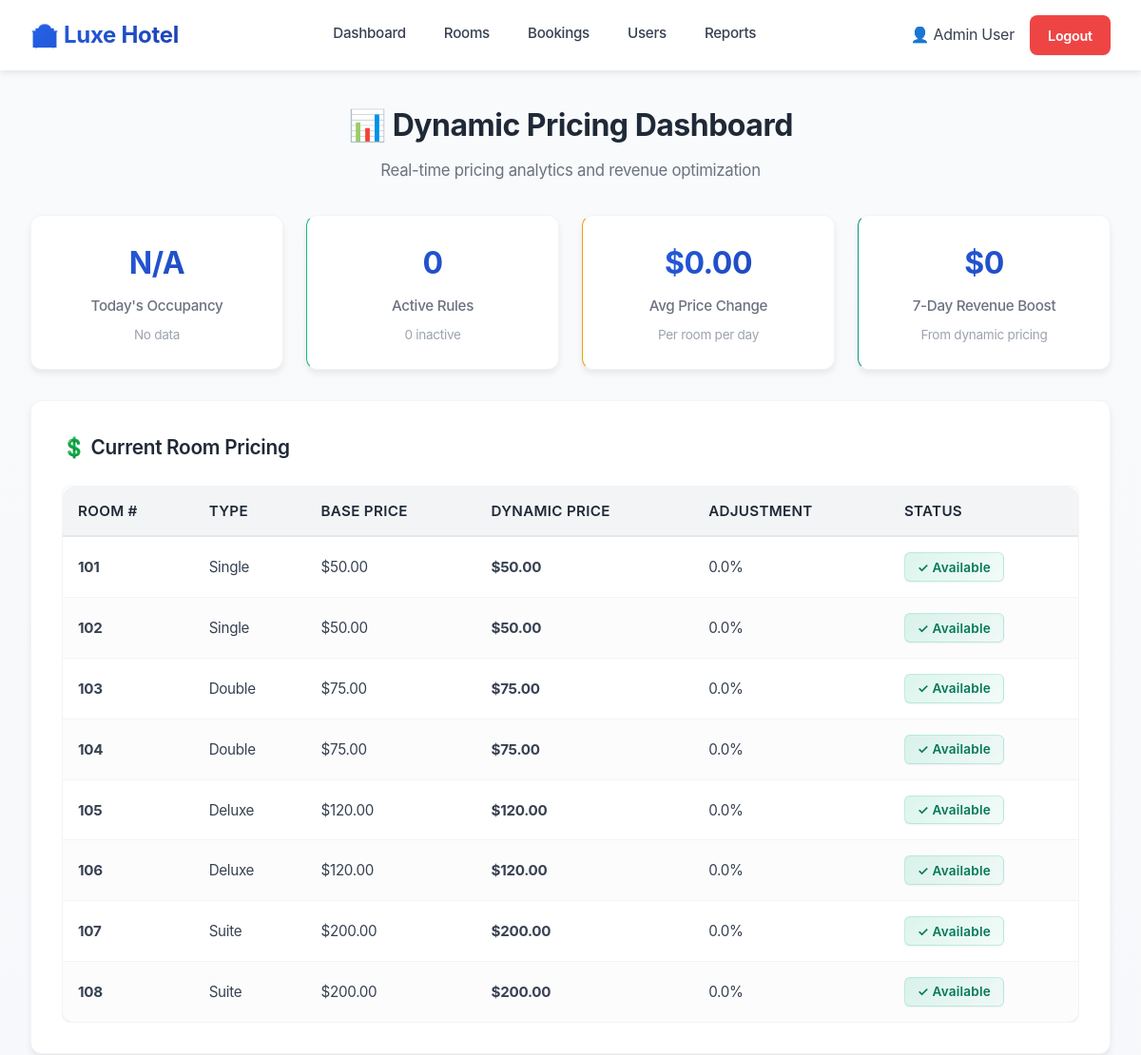
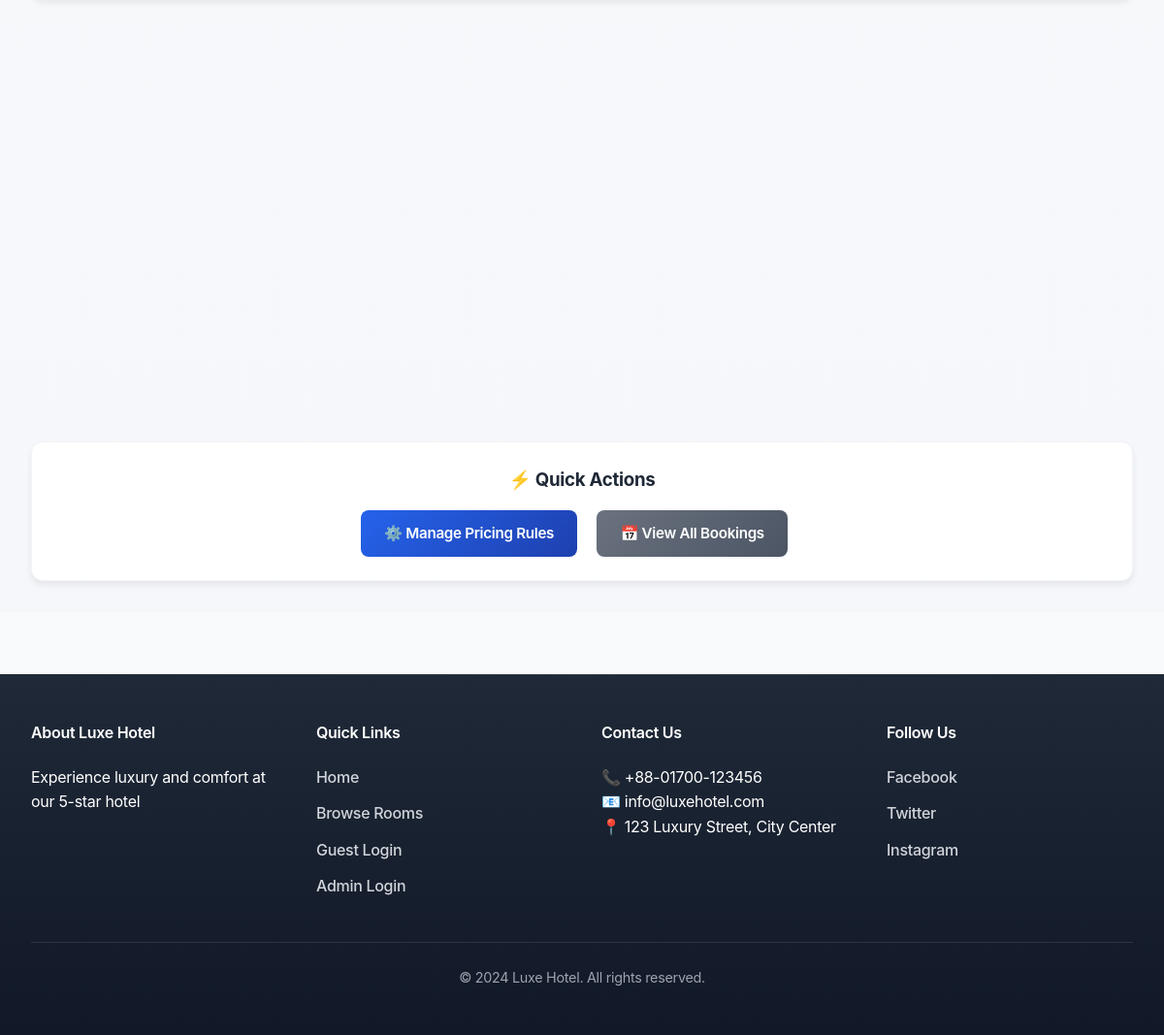
The page /admin/pricing_dashboard.php (signed in) on the database its author committed (2 pictures, top to bottom).
### tables this page shows
CREATE TABLE rooms (
    room_id INT AUTO_INCREMENT PRIMARY KEY,
    room_number VARCHAR(20) UNIQUE NOT NULL,
    room_type VARCHAR(50) NOT NULL,
    price DECIMAL(10, 2) NOT NULL,
    status ENUM('available', 'occupied', 'cleaning') NOT NULL DEFAULT 'available',
    capacity INT NOT NULL DEFAULT 2,
    created_at TIMESTAMP DEFAULT CURRENT_TIMESTAMP
);

### config.php (called while the page is built, shortened)
<?php
function app_url(string $path = ''): string {
    $normalized = ltrim($path, '/');
    $prefix = BASE_PATH === '' ? '' : BASE_PATH;
    return $normalized === '' ? ($prefix === '' ? '/' : $prefix . '/') : $prefix . '/' . $normalized;
}
?>

### admin/pricing_dashboard.php (the view, shortened to what this page needs)
<?php
$pdo = Database::getConnection();
try {
    $stmt = $pdo->query("
        SELECT
            r.room_id,
            r.room_number,
            r.room_type,
            r.price as base_price,
            r.current_dynamic_price,
            ROUND((COALESCE(r.current_dynamic_price, r.price) - r.price) / r.price * 100, 1) as price_change_percent,
            CASE
                WHEN b.booking_id IS NOT NULL THEN 'Occupied'
                ELSE 'Available'
            END as status
        FROM rooms r
        LEFT JOIN bookings b ON r.room_id = b.room_id
            AND b.status IN ('confirmed', 'checked_in')
            AND b.check_in_date <= CURDATE()
            AND b.check_out_date > CURDATE()
        ORDER BY r.room_number
    ");
    $room_pricing = $stmt->fetchAll();
} catch (Exception $e) {
    $room_pricing = [];
}
try {
    $stmt = $pdo->query("
        SELECT occupancy_percent, total_rooms, occupied_rooms
        FROM occupancy_history
        WHERE history_date = CURDATE()
        LIMIT 1
    ");
    $occupancy = $stmt->fetch();
} catch (Exception $e) {
    $occupancy = null;
}
try {
    $stmt = $pdo->query("
        SELECT COUNT(*) as total_rules,
               SUM(CASE WHEN is_active = TRUE THEN 1 ELSE 0 END) as active_rules,
               SUM(CASE WHEN is_active = FALSE THEN 1 ELSE 0 END) as inactive_rules
        FROM pricing_rules
    ");
    $rules_stats = $stmt->fetch();
} catch (Exception $e) {
    $rules_stats = ['total_rules' => 0, 'active_rules' => 0, 'inactive_rules' => 0];
}
include_once __DIR__ . '/../includes/header.php';
?>
<!DOCTYPE html>
<html lang="en">
<head>
    <link rel="stylesheet" href="<?php echo app_url('assets/style.css'); ?>">
</head>
<body>
    <?php include_once __DIR__ . '/../includes/header.php'; ?>
    <section class="section">
        <div class="container">
            <h2 class="section-title">📊 Dynamic Pricing Dashboard</h2>
            <p class="section-subtitle">Real-time pricing analytics and revenue optimization</p>
            <div class="grid-4">
                <div class="stat-card">
                    <div class="stat-number"><?php echo $occupancy ? $occupancy['occupancy_percent'] . '%' : 'N/A'; ?></div>
                    <div class="stat-label">Today's Occupancy</div>
                    <div class="stat-detail"><?php echo $occupancy ? $occupancy['occupied_rooms'] . '/' . $occupancy['total_rooms'] . ' rooms' : 'No data'; ?></div>
                </div>
                <div class="stat-card">
                    <div class="stat-number"><?php echo $rules_stats['active_rules'] ?? 0; ?></div>
                    <div class="stat-label">Active Rules</div>
                    <div class="stat-detail"><?php echo ($rules_stats['total_rules'] ?? 0) - ($rules_stats['active_rules'] ?? 0); ?> inactive</div>
                </div>
                <div class="stat-card">
                    <div class="stat-number">
                        $<?php
                        $avg_increase = 0;
                        echo number_format($avg_increase, 2);
                        ?>
                    </div>
                    <div class="stat-label">Avg Price Change</div>
                    <div class="stat-detail">Per room per day</div>
                </div>
                <div class="stat-card">
                    <div class="stat-number">
                        $<?php
                        $total_additional = 0;
                        echo number_format($total_additional, 0);
                        ?>
                    </div>
                    <div class="stat-label">7-Day Revenue Boost</div>
                    <div class="stat-detail">From dynamic pricing</div>
                </div>
            </div>
            <div class="grid-2">
                <div class="card card-full">
                    <h3>💲 Current Room Pricing</h3>
                    <?php if (empty($room_pricing)): ?>
                        <div class="empty-state">
                            <div class="empty-state-icon">📭</div>
                            <p>No rooms available</p>
                        </div>
                    <?php else: ?>
                        <div class="table-wrapper">
                            <table>
                                <thead>
                                    <tr>
                                        <th>Room #</th>
                                        <th>Type</th>
                                        <th>Base Price</th>
                                        <th>Dynamic Price</th>
                                        <th>Adjustment</th>
                                        <th>Status</th>
                                    </tr>
                                </thead>
                                <tbody>
                                    <?php foreach ($room_pricing as $room): ?>
                                        <tr>
                                            <td><strong><?php echo htmlspecialchars($room['room_number']); ?></strong></td>
                                            <td><?php echo htmlspecialchars($room['room_type']); ?></td>
                                            <td>$<?php echo number_format($room['base_price'], 2); ?></td>
                                            <td>
                                                <strong>$<?php echo number_format($room['current_dynamic_price'] ?? $room['base_price'], 2); ?></strong>
                                            </td>
                                            <td>
                                                <?php
                                                $change = $room['price_change_percent'] ?? 0;
                                                $class = $change > 0 ? 'price-positive' : ($change < 0 ? 'price-negative' : 'price-neutral');
                                                ?>
                                                <span class="<?php echo $class; ?>">
                                                    <?php echo ($change > 0 ? '+' : '') . $change . '%'; ?>
                                                </span>
                                            </td>
                                            <td>
                                                <span class="badge badge-<?php echo $room['status'] === 'Occupied' ? 'warning' : 'success'; ?>">
                                                    <?php echo $room['status'] === 'Occupied' ? '🔴 Occupied' : '✓ Available'; ?>
                                                </span>
                                            </td>
                                        </tr>
                                    <?php endforeach; ?>
                                </tbody>
                            </table>
                        </div>
                    <?php endif; ?>
                </div>
            </div>
            <div class="action-bar">
                <h3>⚡ Quick Actions</h3>
                <a href="<?php echo app_url('admin/pricing_rules.php'); ?>" class="btn-link">⚙️ Manage Pricing Rules</a>
                <a href="<?php echo app_url('admin/bookings.php'); ?>" class="btn-link btn-secondary">📅 View All Bookings</a>
            </div>
        </div>
    </section>
    <?php include_once __DIR__ . '/../includes/footer.php'; ?>
</body>
</html>

### assets/style.css (style rules this page uses)
* { margin: 0; padding: 0; box-sizing: border-box; }
:root { --primary: #2563eb; --primary-light: #3b82f6; --primary-dark: #1e40af; --primary-darker: #1e3a8a; --accent: #0d9488; --accent-light: #14b8a6; --accent-dark: #0f766e; --success: #10b981; --success-light: #6ee7b7; --warning: #f59e0b; --warning-light: #fbbf24; --danger: #ef4444; --danger-light: #f87171; --dark: #1f2937; --dark-light: #374151; --light: #f9fafb; --light-hover: #f3f4f6; --border: #e5e7eb; --border-light: #f3f4f6; --text: #374151; --text-light: #6b7280; --text-lighter: #9ca3af; --gradient-primary: linear-gradient(135deg, #2563eb 0%, #1e40af 100%); --gradient-accent: linear-gradient(135deg, #0d9488 0%, #0f766e 100%); --gradient-warm: linear-gradient(135deg, #f59e0b 0%, #d97706 100%); --shadow-sm: 0 1px 2px rgba(0, 0, 0, 0.05); --shadow-md: 0 4px 6px rgba(0, 0, 0, 0.07); --shadow-lg: 0 10px 15px rgba(0, 0, 0, 0.1); --shadow-xl: 0 20px 25px rgba(0, 0, 0, 0.1); --shadow-focus: 0 0 0 3px rgba(37, 99, 235, 0.1); --transition-fast: 0.15s cubic-bezier(0.4, 0, 0.2, 1); --transition-base: 0.3s cubic-bezier(0.4, 0, 0.2, 1); --transition-slow: 0.5s cubic-bezier(0.4, 0, 0.2, 1); }
html { scroll-behavior: smooth; }
body { font-family: -apple-system, BlinkMacSystemFont, 'Segoe UI', Roboto, 'Helvetica Neue', sans-serif; background-color: var(--light); color: var(--text); line-height: 1.6; letter-spacing: -0.3px; -webkit-font-smoothing: antialiased; -moz-osx-font-smoothing: grayscale; }
a { color: var(--primary); text-decoration: none; transition: color var(--transition-fast); font-weight: 500; }
.container { max-width: 1200px; margin: 0 auto; padding: 0 2rem; }
.btn-secondary { background: var(--light); color: var(--text); border: 2px solid var(--border); box-shadow: var(--shadow-sm); }
.card { background: white; border-radius: 0.75rem; box-shadow: var(--shadow-md); padding: 1.75rem; margin-bottom: 1.5rem; transition: all var(--transition-base); border: 1px solid rgba(0, 0, 0, 0.05); }
table { width: 100%; border-collapse: collapse; background: white; border-radius: 0.75rem; overflow: hidden; box-shadow: var(--shadow-md); }
thead { background: linear-gradient(180deg, var(--light) 0%, #f3f4f6 100%); border-bottom: 2px solid var(--border); }
th, td { padding: 1.125rem; text-align: left; border-bottom: 1px solid var(--border-light); }
th { font-weight: 700; color: var(--dark); font-size: 0.95rem; letter-spacing: 0.3px; text-transform: uppercase; }
tbody tr { transition: all var(--transition-fast); }
tbody tr:nth-child(even) { background: rgba(249, 250, 251, 0.5); }
tbody tr:last-child td { border-bottom: none; }
.badge { display: inline-block; padding: 0.5rem 0.875rem; border-radius: 9999px; font-size: 0.8rem; font-weight: 700; text-transform: capitalize; letter-spacing: 0.3px; backdrop-filter: blur(4px); box-shadow: var(--shadow-sm); }
.grid-2 { grid-template-columns: repeat(auto-fit, minmax(300px, 1fr)); }
.grid-4 { grid-template-columns: repeat(auto-fit, minmax(220px, 1fr)); }
.section { padding: 4.5rem 2rem; position: relative; }
.section:nth-child(even) { background: linear-gradient(180deg, transparent 0%, rgba(37, 99, 235, 0.02) 100%); }
.section-title { text-align: center; font-size: 2.5rem; font-weight: 800; margin-bottom: 1rem; color: var(--dark); letter-spacing: -0.5px; }
.section-subtitle { text-align: center; color: var(--text-light); margin-bottom: 3.5rem; max-width: 650px; margin-left: auto; margin-right: auto; font-size: 1.0625rem; line-height: 1.7; }
.stat-card { background: white; padding: 2.25rem; border-radius: 0.75rem; text-align: center; box-shadow: var(--shadow-md); border: 1px solid rgba(0, 0, 0, 0.05); transition: all var(--transition-base); position: relative; overflow: hidden; }
.stat-card::before { content: ''; position: absolute; top: 0; left: 0; right: 0; height: 3px; background: var(--gradient-primary); opacity: 0; transition: opacity var(--transition-base); }
.stat-number { font-size: 3rem; font-weight: 800; background: var(--gradient-primary); -webkit-background-clip: text; -webkit-text-fill-color: transparent; background-clip: text; margin-bottom: 0.75rem; letter-spacing: -0.5px; }
.stat-label { color: var(--text-light); font-weight: 600; font-size: 1rem; }

### rows shown on the page
rooms: room_number "101", room_type "Single", price "50.00", change "0.0"
rooms: room_number "102", room_type "Single", price "50.00", change "0.0"
rooms: room_number "103", room_type "Double", price "75.00", change "0.0"
rooms: room_number "104", room_type "Double", price "75.00", change "0.0"
rooms: room_number "105", room_type "Deluxe", price "120.00", change "0.0"
rooms: room_number "106", room_type "Deluxe", price "120.00", change "0.0"
rooms: room_number "107", room_type "Suite", price "200.00", change "0.0"
rooms: room_number "108", room_type "Suite", price "200.00", change "0.0"

### other values the page prints
SITE_NAME "Luxe Hotel"
$user_name "Admin User"
$rules_stats['active_rules'] "0"
$avg_increase "0.00"
$total_additional "0"
SITE_DESC "Experience luxury and comfort at our 5-star hotel"
